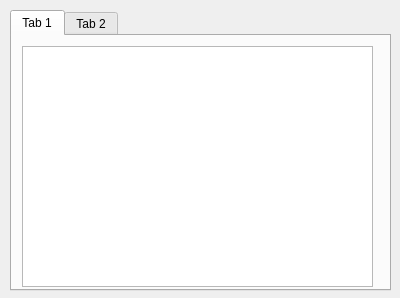
<?xml version="1.0" encoding="UTF-8"?>
<ui version="4.0">
 <class>Dialog</class>
 <widget class="QDialog" name="Dialog">
  <property name="geometry">
   <rect>
    <x>0</x>
    <y>0</y>
    <width>400</width>
    <height>298</height>
   </rect>
  </property>
  <property name="windowTitle">
   <string>Dialog</string>
  </property>
  <widget class="QTabWidget" name="tabWidget">
   <property name="geometry">
    <rect>
     <x>10</x>
     <y>10</y>
     <width>381</width>
     <height>281</height>
    </rect>
   </property>
   <property name="currentIndex">
    <number>0</number>
   </property>
   <widget class="QWidget" name="tab">
    <attribute name="title">
     <string>Tab 1</string>
    </attribute>
    <widget class="QPlainTextEdit" name="pte_first_memo">
     <property name="geometry">
      <rect>
       <x>10</x>
       <y>10</y>
       <width>351</width>
       <height>241</height>
      </rect>
     </property>
    </widget>
   </widget>
   <widget class="QWidget" name="tab_2">
    <attribute name="title">
     <string>Tab 2</string>
    </attribute>
    <widget class="QPlainTextEdit" name="pte_first_memo_2">
     <property name="geometry">
      <rect>
       <x>10</x>
       <y>10</y>
       <width>351</width>
       <height>241</height>
      </rect>
     </property>
    </widget>
   </widget>
  </widget>
 </widget>
 <resources/>
 <connections/>
</ui>
